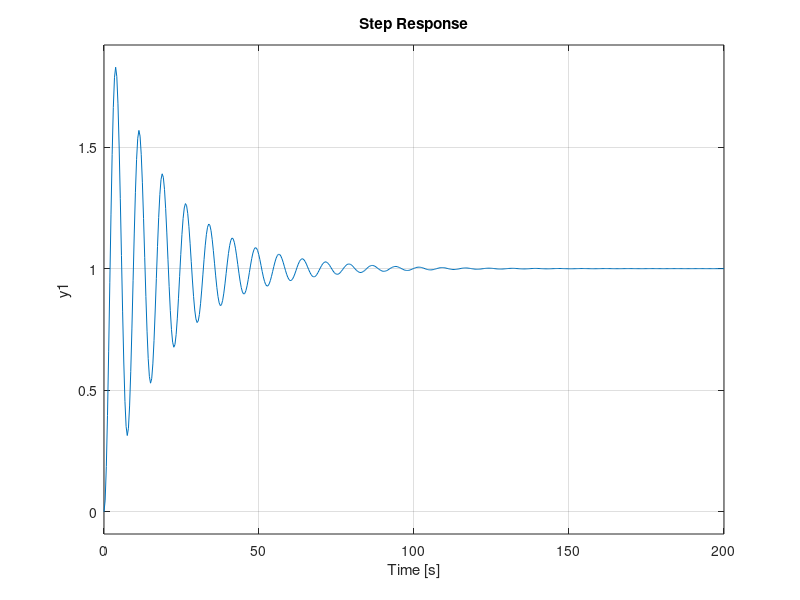
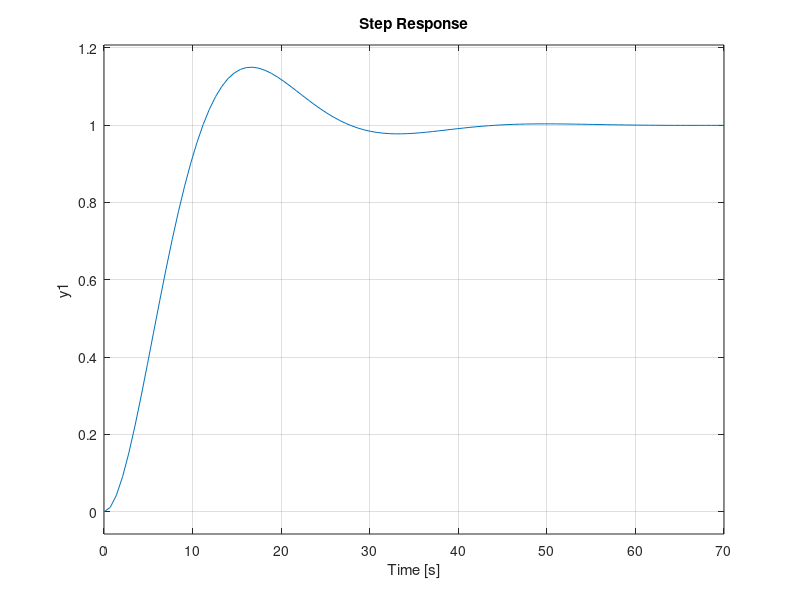
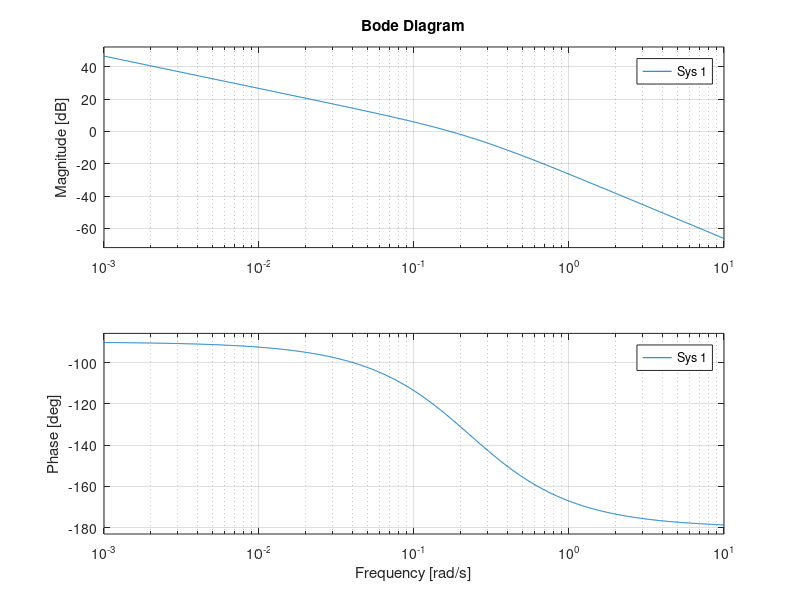
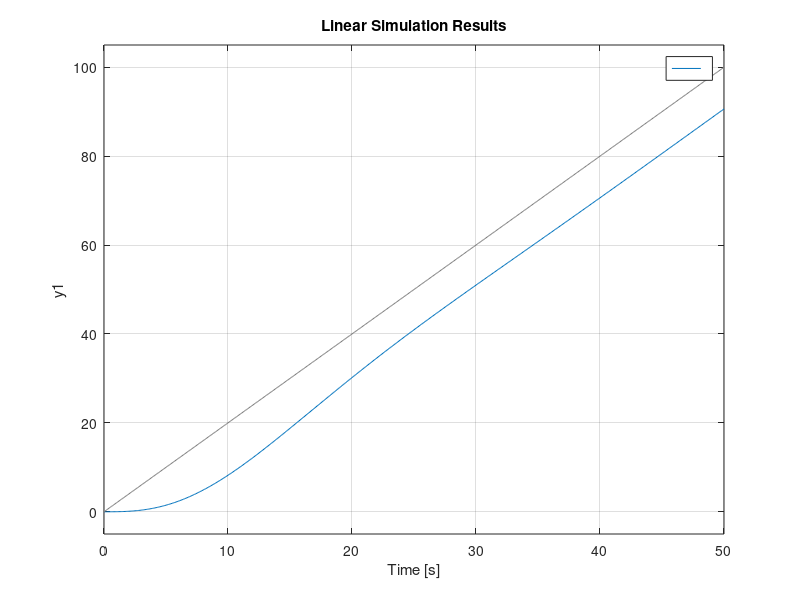

MATLAB code for these plots, in order:
clear variables

Kf = 7;
Tf = 10;
Hf = tf(Kf, [Tf 1 0])

figure
step(feedback(Hf,1))

tr = 35;
ov = 0.15;
zeta = abs(log(ov)) / sqrt((log(ov))^2 + pi^2)
wn = 4 / (zeta * tr)
Ho = tf(wn^2, [1 2*zeta*wn wn^2])
Hr = (1/Hf) * (Ho/(1-Ho))

figure
step(feedback(Hr*Hf,1))

figure
bode(Hr*Hf)

wb = wn * sqrt(1-2*zeta^2+sqrt(2-4*zeta^2+4*zeta^4))

t = 0 : 0.1 : 50;
ramp = 2 * t;
figure
lsim(feedback(Hf*Hr, 1), ramp, t)

